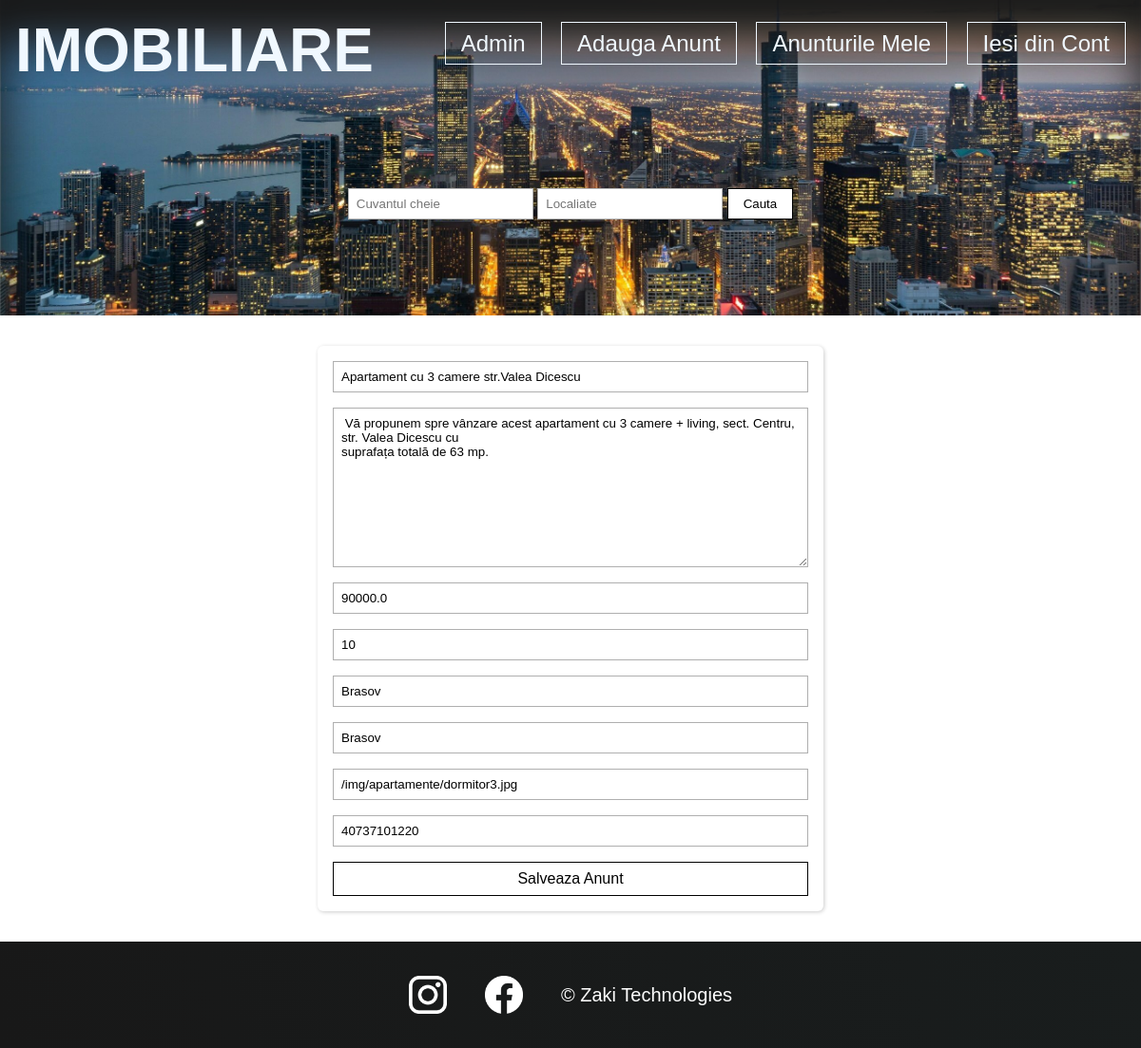
The app's page /update_announce/3/ (signed in), older data.
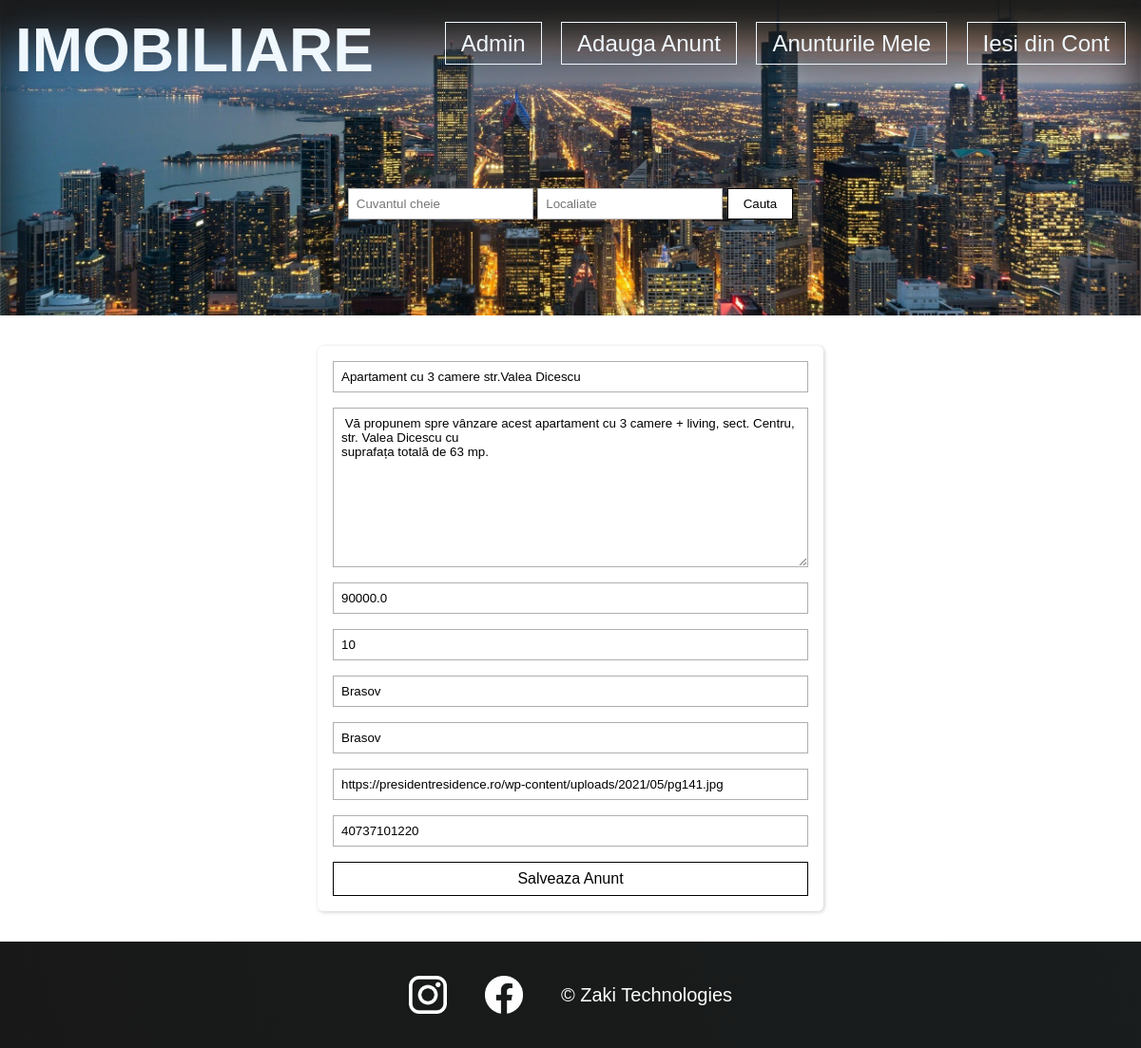
The same page, newer data.
### imobiliare/models.py (models this page shows, shortened)
class Announce(models.Model):
    creator = models.ForeignKey(User, on_delete=models.SET_NULL, null=True)
    title = models.CharField(max_length=200)
    description = models.TextField()
    price = models.FloatField()
    floor = models.IntegerField(null=True)
    county = models.CharField(max_length=100)
    location = models.CharField(max_length=100)
    image = models.CharField(max_length=500)
    publish_date = models.DateTimeField(auto_now_add=True)
    last_update = models.DateTimeField(auto_now=True)
    phone_number = models.CharField(max_length=20)
    class Meta:
        ordering = ['-last_update', '-publish_date']

### imobiliare/views.py (the view, shortened to what this page needs)
# urls.py: path('update_announce/<int:id>/', views.updateAnnounce, name='update_announce'),
@login_required(login_url='login')
def updateAnnounce(request, id):
    announce = Announce.objects.get(id=id)
    if request.user != announce.creator and not request.user.is_superuser:
        return HttpResponse('Nu poti modifica acest anunt!')
    context = {'announce': announce}
    return render(request, 'imobiliare/edit_announce.html', context)

### imobiliare/templates/imobiliare/edit_announce.html (shortened to what this page needs)
{% extends 'imobiliare/main.html' %}
{% block content %}
<div>
    <form method="POST" action="">
        <div class="add-form card">
            <input placeholder="Titlu" name="title" type="text" value="{{announce.title}}" required />
            <textarea name="description" cols="30" rows="10" placeholder="Descriere"> {{announce.description}}</textarea>
            <input placeholder="Pretul" name="price" type="number" required  value="{{announce.price}}"/>
            <input placeholder="Etajul" name="floor" type="number" required  value="{{announce.floor}}"/>
            <input placeholder="Judetul" name="county" type="text" required  value="{{announce.county}}"/>
            <input placeholder="Orasul" name="location" type="text" required  value="{{announce.location}}"/>
            <input placeholder="Imagini" name="image" type="text" required  value="{{announce.image}}"/>
            <input placeholder="Nr.Telefon" name="phone_number" type="text" required  value="{{announce.phone_number}}"/>
            <button type="submit" class="button"> Salveaza Anunt</button>
        </div>
    </form>
</div>
{% endblock content %}

Row changes from the older to the newer data that the page shows:
changed Announce "Apartament cu 3 camere str.Valea Dicescu": image "/img/apartamente/dormitor3.jpg" → "https://presidentresidence.ro/wp-content/uploads/2021/05/pg141.jpg"
